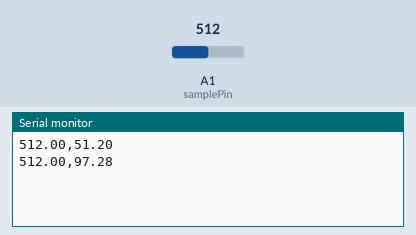
This sketch was run on a simulated Arduino Uno, built with avr-gcc and run on an emulated ATmega328P. Parts: the last lines printed to the serial monitor. The inputs (shaded band) are chosen by the test bench; at power-on: A1 (samplePin) = 512.

Above: at 1.8 s.
1.9 s: A1 (samplePin) set to 716
At 2.4 s:
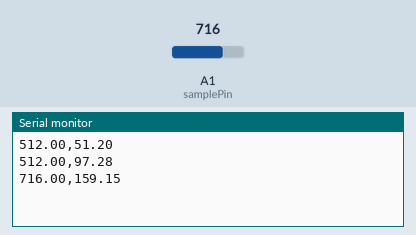
3.4 s: A1 (samplePin) set to 900
At 4.8 s:
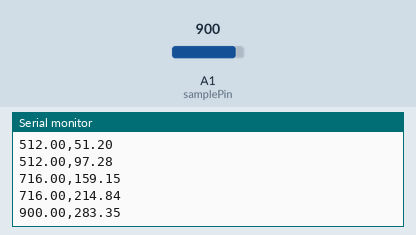
Timing chart, 0 to 6.4 s (numbered marks = the images above; inputs shaded):
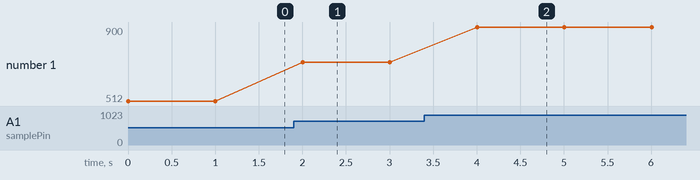

Measured:
- after the input at 1.9 s, the serial monitor: prints a new line after 0.10 s (image 1)
- after the input at 3.4 s, the serial monitor: prints a new line after 0.60 s (image 2)
- plotted number 1: 512 → 716 after the input at 1.9 s, 716 → 900 after the input at 3.4 s

The sketch:

sketch_15_02_simple_smoothing.ino
```cpp
// sketch_15_02_simple_smoothing
const int samplePin = A1;
const float alpha = 0.9;

void setup()
{
  Serial.begin(9600);
}

void loop()
{
  static float smoothedValue = 0.0;
  float newReading = (float)analogRead(samplePin);
  smoothedValue = (alpha * smoothedValue) + ((1 - alpha) * newReading);
  Serial.print(newReading); Serial.print(",");
  Serial.println(smoothedValue);
  delay(1000);
}
```
